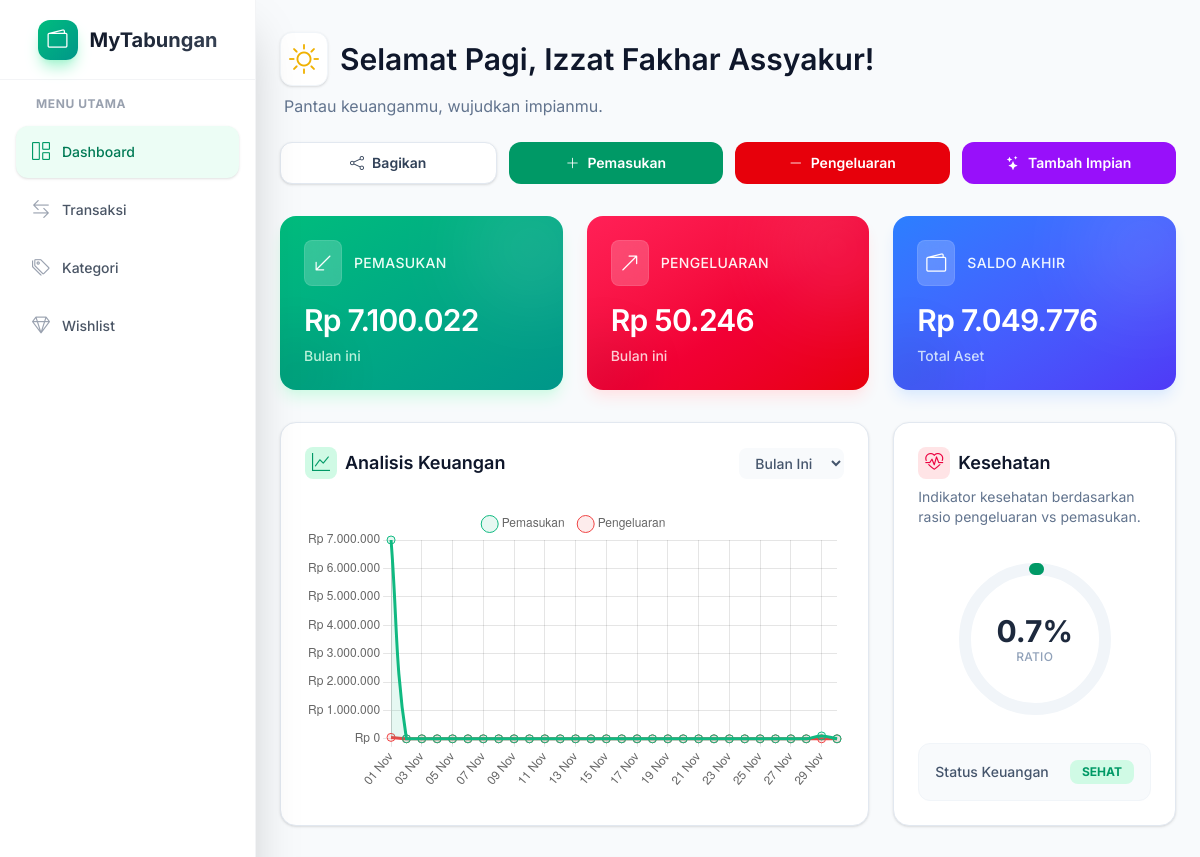
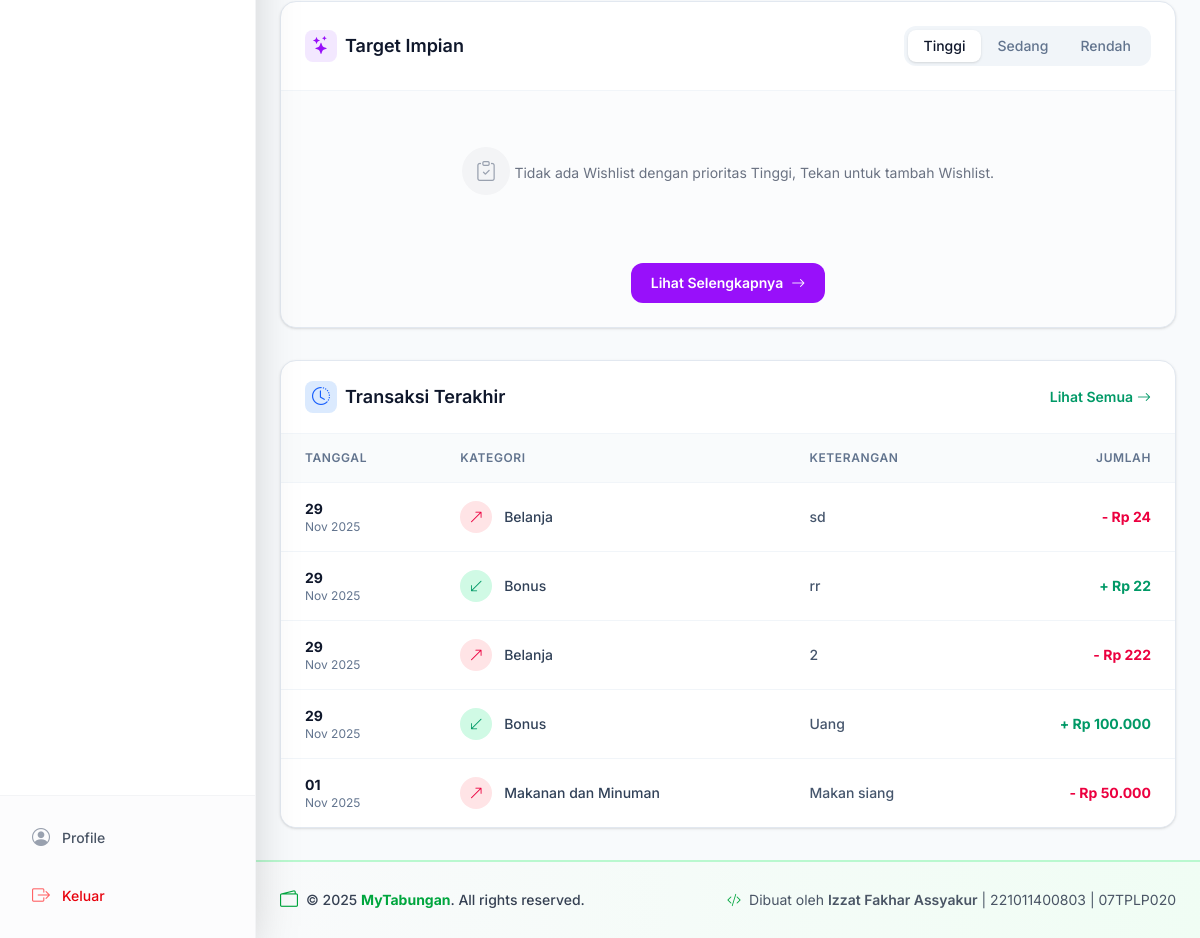
Page /dashboard.php (signed in) on the committed database (2 pictures, top to bottom).
### tables this page shows
CREATE TABLE `transaksi` (
  `id_transaksi` int(11) NOT NULL,
  `id_pengguna` int(11) NOT NULL,
  `id_kategori` int(11) NOT NULL,
  `jumlah` decimal(15,2) NOT NULL,
  `keterangan` text DEFAULT NULL,
  `tanggal_transaksi` date NOT NULL,
  `dibuat_pada` timestamp NOT NULL DEFAULT current_timestamp()
);

CREATE TABLE `kategori` (
  `id_kategori` int(11) NOT NULL,
  `id_pengguna` int(11) NOT NULL,
  `nama_kategori` varchar(50) NOT NULL,
  `tipe` enum('Pemasukan','Pengeluaran') NOT NULL
);

### dashboard.php (the view, shortened to what the rows shown need)
<?php
require_once __DIR__ . '/auth/cek_masuk.php';
require_once __DIR__ . '/layout/header.php';
$id_pengguna = $_SESSION['id_pengguna'];
$nama_pengguna = $_SESSION['nama_lengkap'] ?? 'Pengguna';
$recent_transactions = [];
try {
    $sql_recent = "SELECT t.tanggal_transaksi, t.keterangan, k.nama_kategori, k.tipe, t.jumlah
                   FROM transaksi t
                   JOIN kategori k ON t.id_kategori = k.id_kategori
                   WHERE t.id_pengguna = ?
                   ORDER BY t.tanggal_transaksi DESC, t.id_transaksi DESC
                   LIMIT 5";
    $stmt_recent = $pdo->prepare($sql_recent);
    $stmt_recent->execute([$id_pengguna]);
    $recent_transactions = $stmt_recent->fetchAll();
    require_once __DIR__ . '/includes/chart_data.php';
} catch (PDOException $e) {
    die("Error: " . $e->getMessage());
}
$hour = date('H');
if ($hour < 11) {
    $greeting = 'Selamat Pagi';
    $greeting_icon = 'bi-sun';
} elseif ($hour < 15) {
    $greeting = 'Selamat Siang';
    $greeting_icon = 'bi-brightness-high';
} elseif ($hour < 18) {
    $greeting = 'Selamat Sore';
    $greeting_icon = 'bi-sunset';
} else {
    $greeting = 'Selamat Malam';
    $greeting_icon = 'bi-moon-stars';
}
?>
<main class="min-h-screen md:ml-64 px-4 sm:px-6 py-8 bg-slate-50">
    <div class="flex flex-col xl:flex-row justify-between items-start xl:items-center mb-8 gap-6">
        <div>
            <h1 class="text-2xl sm:text-3xl font-bold text-slate-900 flex items-center gap-3">
                <span class="p-2 bg-white rounded-xl shadow-sm border border-slate-100">
                    <i class="bi <?php echo $greeting_icon; ?> text-yellow-500"></i>
                </span>
                <span><?php echo $greeting; ?>, <?php echo htmlspecialchars($nama_pengguna); ?>!</span>
            </h1>
        </div>
    </div>
    <div class="bg-white rounded-2xl shadow-sm border border-slate-200 overflow-hidden">
        <div class="overflow-x-auto">
            <table class="min-w-full divide-y divide-slate-100">
                <thead class="bg-slate-50/80">
                    <tr>
                        <th class="px-6 py-4 text-left text-xs font-semibold text-slate-500 uppercase tracking-wider">Tanggal</th>
                        <th class="px-6 py-4 text-left text-xs font-semibold text-slate-500 uppercase tracking-wider">Kategori</th>
                        <th class="px-6 py-4 text-left text-xs font-semibold text-slate-500 uppercase tracking-wider">Keterangan</th>
                        <th class="px-6 py-4 text-right text-xs font-semibold text-slate-500 uppercase tracking-wider">Jumlah</th>
                    </tr>
                </thead>
                <tbody class="bg-white divide-y divide-slate-100">
                    <?php if (empty($recent_transactions)): ?>
                        <tr>
                            <td colspan="4" class="px-6 py-16 text-center text-slate-500">
                                <div class="flex flex-col items-center justify-center">
                                    <div class="w-16 h-16 bg-slate-100 rounded-full flex items-center justify-center mb-4 text-slate-400">
                                        <i class="bi bi-inbox text-3xl"></i>
                                    </div>
                                    <p class="font-medium text-slate-900">Belum ada transaksi</p>
                                    <p class="text-sm mt-1">Mulai catat keuanganmu hari ini!</p>
                                </div>
                            </td>
                        </tr>
                    <?php else: ?>
                        <?php foreach ($recent_transactions as $t):
                            $is_pemasukan = $t['tipe'] === 'Pemasukan';
                            $amount_color = $is_pemasukan ? 'text-emerald-600' : 'text-rose-600';
                            $icon_bg = $is_pemasukan ? 'bg-emerald-100 text-emerald-600' : 'bg-rose-100 text-rose-600';
                            $icon = $is_pemasukan ? 'bi-arrow-down-left' : 'bi-arrow-up-right';
                        ?>
                        <tr class="hover:bg-slate-50 transition-colors group">
                            <td class="px-6 py-4 whitespace-nowrap">
                                <div class="flex flex-col">
                                    <span class="text-sm font-bold text-slate-900"><?php echo date('d', strtotime($t['tanggal_transaksi'])); ?></span>
                                    <span class="text-xs text-slate-500"><?php echo date('M Y', strtotime($t['tanggal_transaksi'])); ?></span>
                                </div>
                            </td>
                            <td class="px-6 py-4 whitespace-nowrap">
                                <div class="flex items-center gap-3">
                                    <div class="w-8 h-8 rounded-full <?php echo $icon_bg; ?> flex items-center justify-center text-sm ring-4 ring-white">
                                        <i class="bi <?php echo $icon; ?>"></i>
                                    </div>
                                    <span class="text-sm font-medium text-slate-700"><?php echo htmlspecialchars($t['nama_kategori']); ?></span>
                                </div>
                            </td>
                            <td class="px-6 py-4 text-sm text-slate-600 font-medium">
                                <?php echo htmlspecialchars($t['keterangan'] ?: '-'); ?>
                            </td>
                            <td class="px-6 py-4 whitespace-nowrap text-right text-sm font-bold <?php echo $amount_color; ?>">
                                <?php echo $is_pemasukan ? '+' : '-'; ?> <?php echo formatRupiah($t['jumlah']); ?>
                            </td>
                        </tr>
                        <?php endforeach; ?>
                    <?php endif; ?>
                </tbody>
            </table>
        </div>
    </div>
</main>
<script>
    // Chart Data
    const chartData = {
        labels: <?php echo json_encode($labels); ?>,
        pemasukan: <?php echo json_encode($pemasukan_data); ?>,
        pengeluaran: <?php echo json_encode($pengeluaran_data); ?>
    };
    // Quick Action Handler
    function openQuickAction(type) {
        const modal = document.getElementById('tambahTransaksiModal');
        const title = document.getElementById('tambahTransaksiModalLabel');
        const kategoriSelect = document.getElementById('id_kategori_tambah');
        // Update Title
        title.textContent = 'Tambah ' + type;
        // Filter Categories
        const optgroups = kategoriSelect.getElementsByTagName('optgroup');
        for (let group of optgroups) {
            if (group.label === type) {
                group.style.display = '';
                // Select first option in this group
                const firstOption = group.querySelector('option');
                if (firstOption) firstOption.selected = true;
            } else {
                group.style.display = 'none';
            }
        }
        // Open Modal
        modal.classList.remove('hidden');
    }
</script>
<?php require_once __DIR__ . '/layout/footer.php'; ?>

### rows in the picture
transaksi: tanggal_transaksi "29", tanggal_transaksi "Nov 2025", id_kategori.nama_kategori "Belanja", keterangan "sd", jumlah "Rp 24"
transaksi: tanggal_transaksi "29", tanggal_transaksi "Nov 2025", id_kategori.nama_kategori "Bonus", keterangan "rr", jumlah "Rp 22"
transaksi: tanggal_transaksi "29", tanggal_transaksi "Nov 2025", id_kategori.nama_kategori "Belanja", keterangan "2", jumlah "Rp 222"
transaksi: tanggal_transaksi "29", tanggal_transaksi "Nov 2025", id_kategori.nama_kategori "Bonus", keterangan "Uang", jumlah "Rp 100.000"
transaksi: tanggal_transaksi "01", tanggal_transaksi "Nov 2025", id_kategori.nama_kategori "Makanan dan Minuman", keterangan "Makan siang", jumlah "Rp 50.000"

### other values in the picture
$greeting "Selamat Pagi"
$nama_pengguna "Izzat Fakhar Assyakur"
formatRupiah($total_pemasukan) "Rp 7.100.022"
formatRupiah($total_pengeluaran) "Rp 50.246"
formatRupiah($saldo_akhir) "Rp 7.049.776"
$health_percent "0.7"
$health_status "SEHAT"
$priority "Tinggi"
chart data {{ json_encode($pemasukan_data) }} ["7000000.00",0,0,0,0,0,0,0,0,0,0,0,0,0,0,0,0,0,0,0,0,0,0,0,0,0,0,0,"100022.00",0]
chart data {{ json_encode($pengeluaran_data) }} ["50000.00",0,0,0,0,0,0,0,0,0,0,0,0,0,0,0,0,0,0,0,0,0,0,0,0,0,0,0,"246.00",0]
